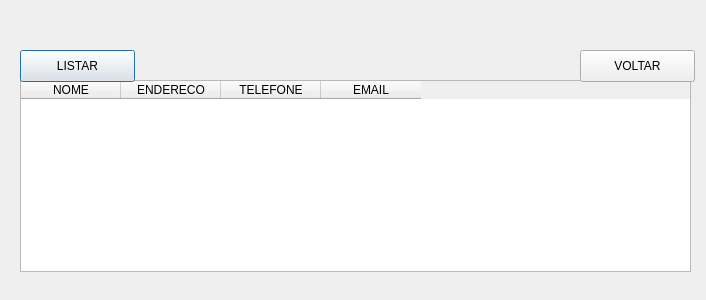
<?xml version="1.0" encoding="UTF-8"?>
<ui version="4.0">
 <class>TelaDeListagem</class>
 <widget class="QDialog" name="TelaDeListagem">
  <property name="geometry">
   <rect>
    <x>0</x>
    <y>0</y>
    <width>706</width>
    <height>300</height>
   </rect>
  </property>
  <property name="windowTitle">
   <string>Dialog</string>
  </property>
  <widget class="QTableWidget" name="tableWidgetListagem">
   <property name="geometry">
    <rect>
     <x>20</x>
     <y>80</y>
     <width>671</width>
     <height>192</height>
    </rect>
   </property>
   <column>
    <property name="text">
     <string>NOME</string>
    </property>
    <property name="textAlignment">
     <set>AlignCenter</set>
    </property>
   </column>
   <column>
    <property name="text">
     <string>ENDERECO</string>
    </property>
   </column>
   <column>
    <property name="text">
     <string>TELEFONE</string>
    </property>
   </column>
   <column>
    <property name="text">
     <string>EMAIL</string>
    </property>
   </column>
  </widget>
  <widget class="QPushButton" name="pushButtonListar">
   <property name="geometry">
    <rect>
     <x>20</x>
     <y>50</y>
     <width>115</width>
     <height>32</height>
    </rect>
   </property>
   <property name="text">
    <string>LISTAR</string>
   </property>
  </widget>
  <widget class="QPushButton" name="pushButtonVoltar">
   <property name="geometry">
    <rect>
     <x>580</x>
     <y>50</y>
     <width>115</width>
     <height>32</height>
    </rect>
   </property>
   <property name="text">
    <string>VOLTAR</string>
   </property>
  </widget>
 </widget>
 <resources/>
 <connections/>
</ui>
